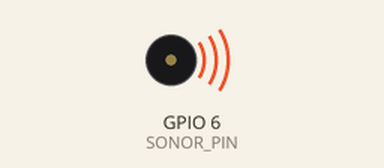
Bench run of a sketch on a simulated ESP32. On the bench: buzzer (waves = sounding).

Above: at 0.07 s.
At 3.1 s:
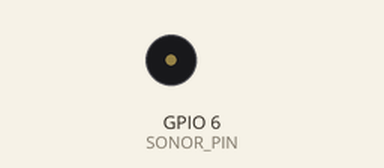
Timing chart, 0 to 4.3 s (numbered marks = the images above):
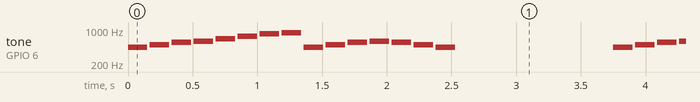

Measured:
- by itself, tone on GPIO 6 (SONOR_PIN): plays 440 Hz for 0.15 s, 494 Hz for 0.15 s, 554 Hz for 0.15 s, 587 Hz for 0.15 s, 659 Hz for 0.15 s, 740 Hz for 0.15 s … (525 notes in this stretch)

The sketch:

lab5.ino
```cpp
#define SONOR_PIN 6

int tonuri[] = {
  440, 494, 554, 587, 659, 740, 831, 880
};

const int numarTonuri = sizeof(tonuri) / sizeof(tonuri[0]);
const int durataPuls = 150;

void setup() {
  pinMode(SONOR_PIN, OUTPUT);
}

void emiteTon(int f) {
  tone(SONOR_PIN, f, durataPuls);
  delay(durataPuls + 20);
  noTone(SONOR_PIN);
}

void loop() {

  for(int i = 0; i < numarTonuri; i++) {
    emiteTon(tonuri[i]);
  }

  int secventaRapida[] = {0, 1, 2, 3, 2, 1, 0};

  for(int i = 0; i < sizeof(secventaRapida) / sizeof(secventaRapida[0]); i++) {
    emiteTon(tonuri[secventaRapida[i]]);
  }

  delay(1200);
}
```
